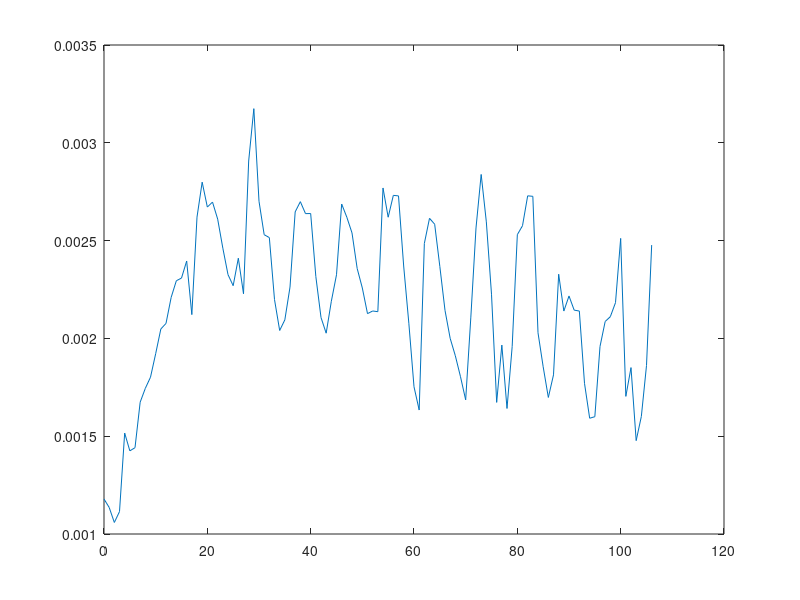
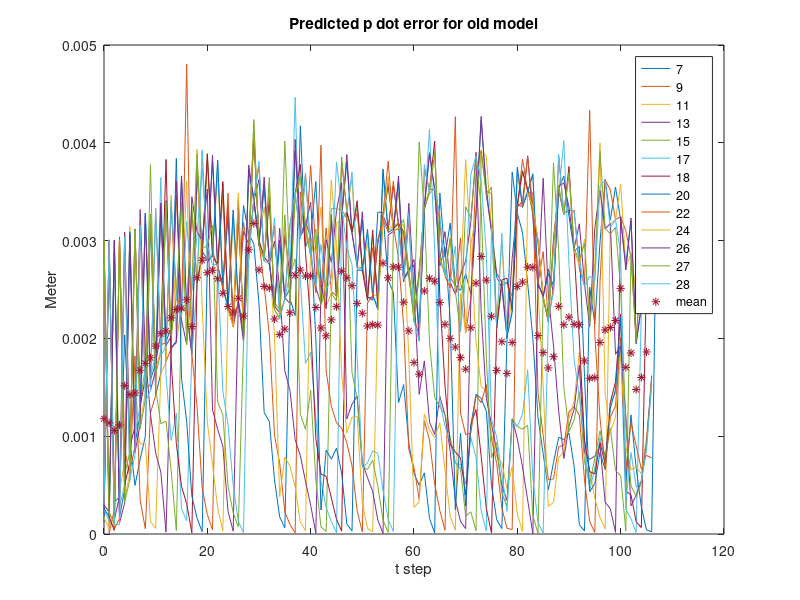
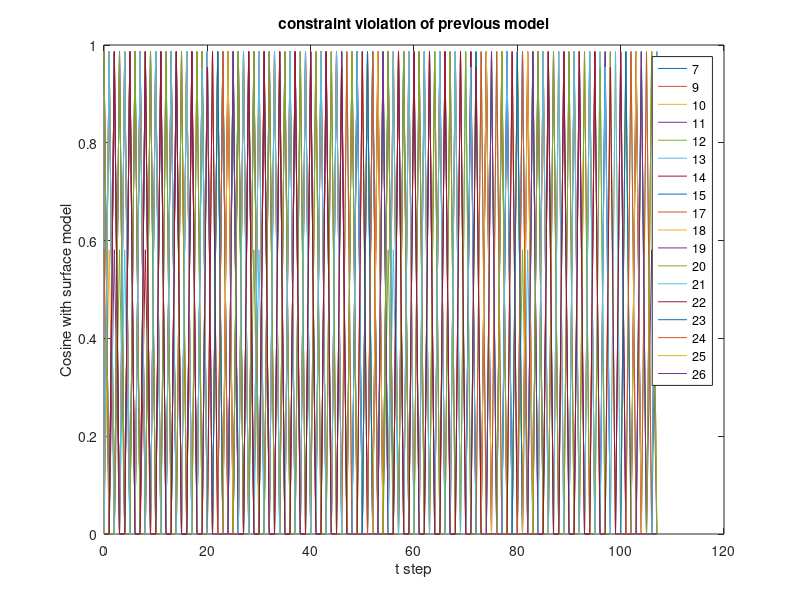

MATLAB code to generate these figures, in order:
close all

[error_1, error_2, error_3, error_4, error_5, error_6, error_7, error_8,...
    error_9, error_10, error_11, error_12, error_13, error_14, error_15,...
    error_16, error_17, error_18, error_19, error_20, error_21, error_22,...
    error_23, error_24, error_25, error_26, error_27, error_28]...
    = textread('Towards_D/error_realtime.txt',...
    '%n %n %n %n %n  %n %n %n %n %n  %n %n %n %n %n  %n %n %n %n %n  %n %n %n %n %n  %n %n %n ',...
    'headerlines',1);

[constraint_1, constraint_2, constraint_3, constraint_4, constraint_5,...
    constraint_6, constraint_7, constraint_8, constraint_9, constraint_10,...
    constraint_11, constraint_12, constraint_13, constraint_14, constraint_15,...
    constraint_16, constraint_17, constraint_18, constraint_19, constraint_20,...
    constraint_21, constraint_22, constraint_23, constraint_24, constraint_25,...
    constraint_26, constraint_27, constraint_28]...
    = textread('Towards_D/constraint_violation.txt',...
    '%n %n %n %n %n  %n %n %n %n %n  %n %n %n %n %n  %n %n %n %n %n  %n %n %n %n %n  %n %n %n ',...
    'headerlines',1);

mean_error_D = [error_2, error_3, error_4, error_5, error_6, error_7, error_8,...
    error_9, error_10, error_11, error_12, error_13, error_14, error_15,...
    error_16, error_17, error_18, error_19, error_20, error_21, error_22,...
    error_23, error_24, error_25, error_26, error_27, error_28];
mean_error_D = mean(mean_error_D,2);

constraint_D = [constraint_1, constraint_2, constraint_3, constraint_4, constraint_5,...
    constraint_6, constraint_7, constraint_8, constraint_9, constraint_10,...
    constraint_11, constraint_12, constraint_13, constraint_14, constraint_15,...
    constraint_16, constraint_17, constraint_18, constraint_19, constraint_20,...
    constraint_21, constraint_22, constraint_23, constraint_24, constraint_25,...
    constraint_26, constraint_27, constraint_28];
constraint_D = mean(constraint_D,2);

begin = 1;
t_D = linspace(0,length(error_1)-1,length(error_1));

ind_D = find(error_2);
ind_D = ind_D(begin:end);

t_D = t_D(ind_D);
t_D = t_D-ones(size(t_D))*t_D(1);

mean_error_D = mean(mean_error_D,2);
figure
plot(t_D,mean_error_D(ind_D))


figure
plot(t_D,error_7(ind_D), t_D,error_9(ind_D), t_D,error_11(ind_D),...
    t_D,error_13(ind_D), t_D, error_15(ind_D), t_D,error_17(ind_D),...
    t_D,error_18(ind_D), t_D,error_20(ind_D), t_D,error_22(ind_D),...
    t_D,error_24(ind_D), t_D, error_26(ind_D), t_D,error_27(ind_D),...
    t_D,error_28(ind_D), t_D,mean_error_D(ind_D),'*')
legend('7', '9', '11','13','15','17','18','20','22',...
    '24', '26', '27', '28','mean')
title('Predicted p dot error for old model')
xlabel('t step')
ylabel('Meter')

figure

plot(t_D,constraint_2(ind_D), t_D,constraint_3(ind_D), t_D,constraint_4(ind_D),...
    t_D,constraint_5(ind_D), t_D,constraint_6(ind_D), t_D,constraint_7(ind_D),...
    t_D,constraint_11(ind_D), t_D,constraint_12(ind_D), t_D,constraint_13(ind_D),...
    t_D, constraint_14(ind_D), t_D,constraint_15(ind_D),t_D,constraint_17(ind_D),...
    t_D, constraint_18(ind_D), t_D,constraint_19(ind_D), t_D,constraint_20(ind_D),...
    t_D,constraint_21(ind_D), t_D,constraint_22(ind_D), t_D,constraint_23(ind_D),...
    t_D,constraint_24(ind_D), t_D,constraint_25(ind_D), t_D,constraint_26(ind_D))
legend('7', '9', '10', '11', '12', '13', '14', '15','17','18',...
    '19', '20', '21', '22', '23',...
    '24', '25', '26')
title('constraint violation of previous model')
xlabel('t step')
ylabel('Cosine with surface model')
